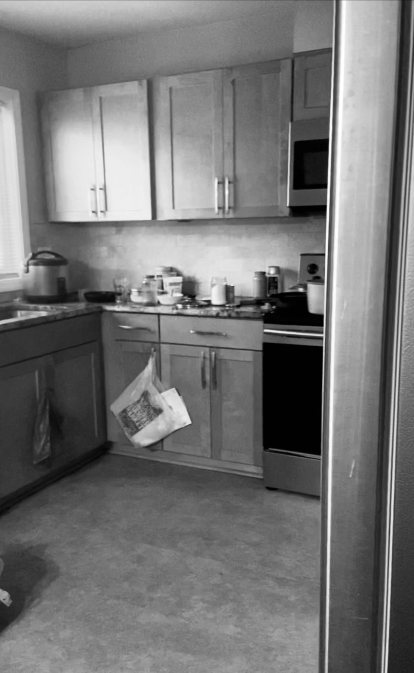
#> input picture Assignment 2/Question 1/Images/image2.jpeg, 828 x 1345 px, found by its file name (shown at 1/2 size)
$ python homography.py
#> lines starting #> are read from the running program, lines starting #| are printed output that depends on the picture
#!/usr/bin/env python

import cv2
import numpy as np

if __name__ == '__main__' :

    # Read source image.
    im_src = cv2.imread('image2.jpeg')
#> im_src is the input picture: shape (1345, 828, 3); min 0, max 255, mean 116.3
    # Coordinates of the source image
    pts_src = np.array([[447, 142], [585, 118], [450, 438],[584, 432]])

    # Read destination image.
    im_dst = cv2.imread('image.jpeg')
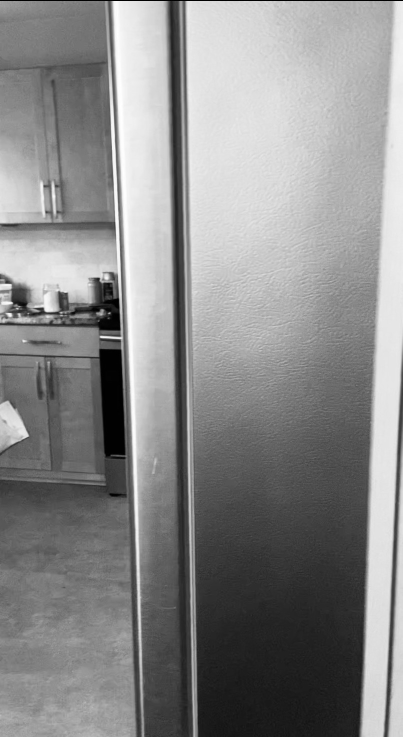
#> input picture Assignment 2/Question 1/Images/image.jpeg, 805 x 1473 px, found by its file name (shown at 1/2 size)
#> im_dst is the input picture: shape (1473, 805, 3); min 0, max 255, mean 138.3
    # Coordinates of destination image.
    pts_dst = np.array([[83, 138],[213, 125],[107, 444],[236, 444]])

    # Calculate Homography
    h, status = cv2.findHomography(pts_src, pts_dst)

    # Warp source image to destination based on homography
    im_out = cv2.warpPerspective(im_src, h, (im_dst.shape[1],im_dst.shape[0]))
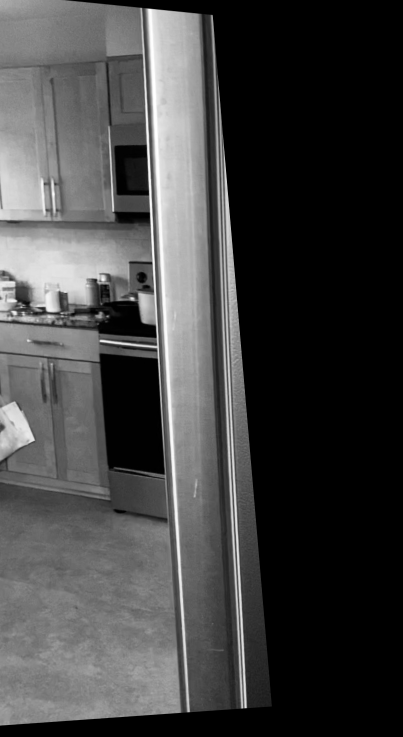
#> im_out: shape (1473, 805, 3) (shown at 1/2 size); min 0, max 255, mean 67.2

    print(h)

    #Homography Matrix
    # [[ 1.02517117e+00  6.91576115e-02 -3.81221505e+02]
   # [ 1.01643800e-01  1.05874101e+00 -5.13741482e+01]
   #  [ 1.19886476e-04 -5.06972385e-05  1.00000000e+00]]

    # Display images
    cv2.imshow("Source Image", im_src)
    cv2.imshow("Destination Image", im_dst)
    cv2.imshow("Warped Source Image", im_out)

    cv2.waitKey(0)
